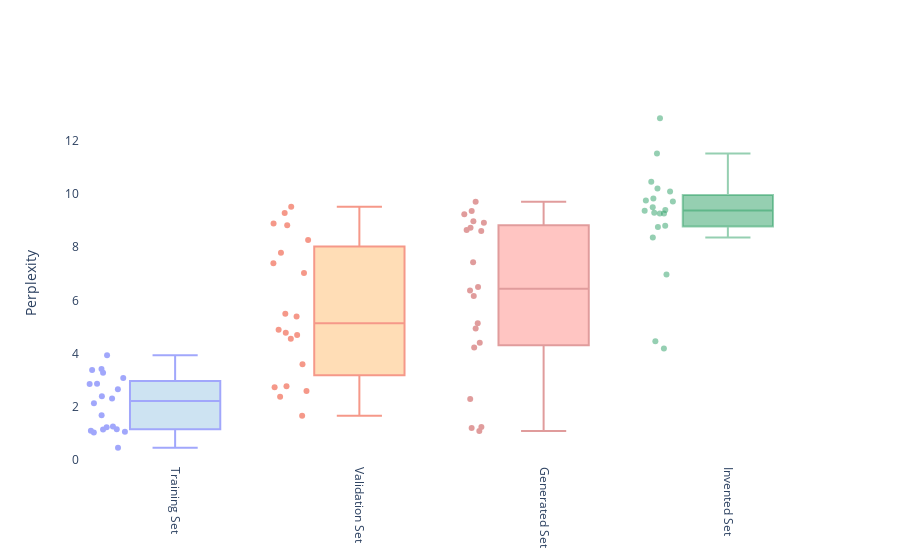

Notebook cell for this chart:
### Code cell
import plotly.graph_objects as go

import pandas as pd

fig = go.Figure()

fig.add_trace(go.Box(y=train_df['Perplexity'], fillcolor='rgba(93, 164, 214, 0.5)', 
                        opacity=0.6, boxpoints='all',jitter=0.5, x0='Training Set')
             )
fig.add_trace(go.Box(y=validation_df['Perplexity'],fillcolor='rgba(255, 144, 14, 0.5)',
                     opacity=0.6, boxpoints='all', jitter=0.5, x0='Validation Set' )
             )
fig.add_trace(go.Box(y=random_gen['Perplexity'], line_color='indianred', fillcolor='rgba(255, 65, 54, 0.5)',  
                        opacity=0.6, boxpoints='all',x0='Generated Set')
)
fig.add_trace(go.Box(y=invented_df['Perplexity'], line_color='rgba(44, 160, 101, 0.5)', fillcolor=, jitter= 0.5, boxpoints='all', x0='Invented Set')
)                  
#fig.update_traces(meanline_visible=True)

fig.update_yaxes(
        title_text = "Perplexity",
        title_standoff = 25)
fig.update_xaxes(
        tickangle = 90,
        #title_text = "Datasets",
        title_standoff = 25)

fig.update_layout(showlegend=False, plot_bgcolor='rgba(0,0,0,0)', yaxis=dict(
        autorange=True,
        zeroline=True,
        zerolinecolor='rgb(255, 255, 255)',
        zerolinewidth=2)), 
margin=dict(
        l=40,
        r=30,
        b=80,
        t=100,), 
layout = go.Layout(
    autosize=False,
    width=1200,
    height=1600)

fig.show()

### Figure 1 — Plotly figure (JSON) as saved in the notebook; plotly's stock layout.template omitted (floating-point values rounded to 4 significant figures)
{"data": [{"boxpoints": "all", "fillcolor": "rgba(93, 164, 214, 0.5)", "jitter": 0.5, "opacity": 0.6, "type": "box", "x0": "Training Set", "y": [2.394, 3.378, 3.276, 1.251, 1.027, 3.08, 2.3, 1.149, 2.851, 2.655, 3.413, 1.137, 0.4527, 1.055, 1.087, 1.222, 3.935, 1.671, 2.126, 2.855]}, {"boxpoints": "all", "fillcolor": "rgba(255, 144, 14, 0.5)", "jitter": 0.5, "opacity": 0.6, "type": "box", "x0": "Validation Set", "y": [4.55, 4.89, 4.778, 8.268, 7.025, 5.491, 1.655, 4.694, 2.764, 2.591, 2.731, 9.522, 7.787, 9.289, 8.891, 3.598, 7.39, 8.825, 2.375, 5.392]}, {"boxpoints": "all", "fillcolor": "rgba(255, 65, 54, 0.5)", "line": {"color": "indianred"}, "opacity": 0.6, "type": "box", "x0": "Generated Set", "y": [9.239, 6.503, 8.644, 6.165, 9.364, 4.226, 9.711, 1.234, 8.915, 7.435, 5.138, 6.365, 4.399, 8.976, 1.197, 8.731, 8.605, 1.078, 4.941, 2.29]}, {"boxpoints": "all", "fillcolor": "rgba(44, 160, 101, 0.5)", "jitter": 0.5, "line": {"color": "rgba(44, 160, 101, 0.5)"}, "type": "box", "x0": "Invented Set", "y": [9.367, 9.4, 4.184, 8.802, 8.76, 9.757, 4.458, 10.09, 9.715, 10.46, 10.21, 12.85, 9.5, 9.265, 8.36, 9.297, 11.53, 9.836, 6.968, 9.266]}], "layout": {"plot_bgcolor": "rgba(0,0,0,0)", "showlegend": false, "xaxis": {"tickangle": 90, "title": {"standoff": 25}}, "yaxis": {"autorange": true, "title": {"standoff": 25, "text": "Perplexity"}, "zeroline": true, "zerolinecolor": "rgb(255, 255, 255)", "zerolinewidth": 2}}}
